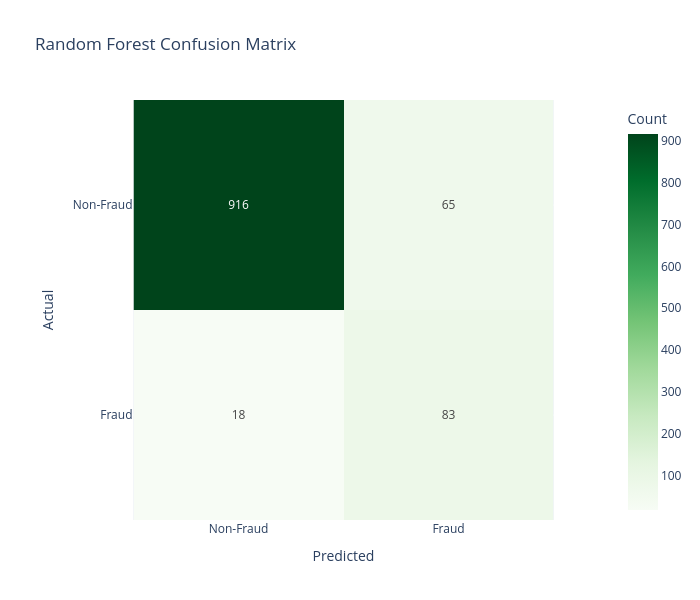

Notebook source saved alongside this figure:
### Markdown cell above
## Visualize Random Forest Confusion Matrix

### Code cell
fig = px.imshow(
    rf_cm,
    text_auto=True,
    color_continuous_scale="Greens",
    labels=dict(
        x="Predicted",
        y="Actual",
        color="Count"
    ),
    x=["Non-Fraud", "Fraud"],
    y=["Non-Fraud", "Fraud"],
    title="Random Forest Confusion Matrix"
)
fig.update_layout( width=700, height=600)
fig.show()

### Figure 1 — Plotly figure (JSON) as saved in the notebook; plotly's stock layout.template omitted (floating-point values rounded to 4 significant figures)
{"data": [{"coloraxis": "coloraxis", "hovertemplate": "Predicted: %{x}<br>Actual: %{y}<br>Count: %{z}<extra></extra>", "name": "0", "texttemplate": "%{z}", "type": "heatmap", "x": ["Non-Fraud", "Fraud"], "xaxis": "x", "y": ["Non-Fraud", "Fraud"], "yaxis": "y", "z": [[916, 65], [18, 83]]}], "layout": {"coloraxis": {"autocolorscale": false, "colorbar": {"title": {"text": "Count"}}, "colorscale": [[0, "rgb(247,252,245)"], [0.125, "rgb(229,245,224)"], [0.25, "rgb(199,233,192)"], [0.375, "rgb(161,217,155)"], [0.5, "rgb(116,196,118)"], [0.625, "rgb(65,171,93)"], [0.75, "rgb(35,139,69)"], [0.875, "rgb(0,109,44)"], [1, "rgb(0,68,27)"]]}, "height": 600, "title": {"text": "Random Forest Confusion Matrix"}, "width": 700, "xaxis": {"anchor": "y", "constrain": "domain", "domain": [0, 1], "scaleanchor": "y", "title": {"text": "Predicted"}}, "yaxis": {"anchor": "x", "autorange": "reversed", "constrain": "domain", "domain": [0, 1], "title": {"text": "Actual"}}}}
